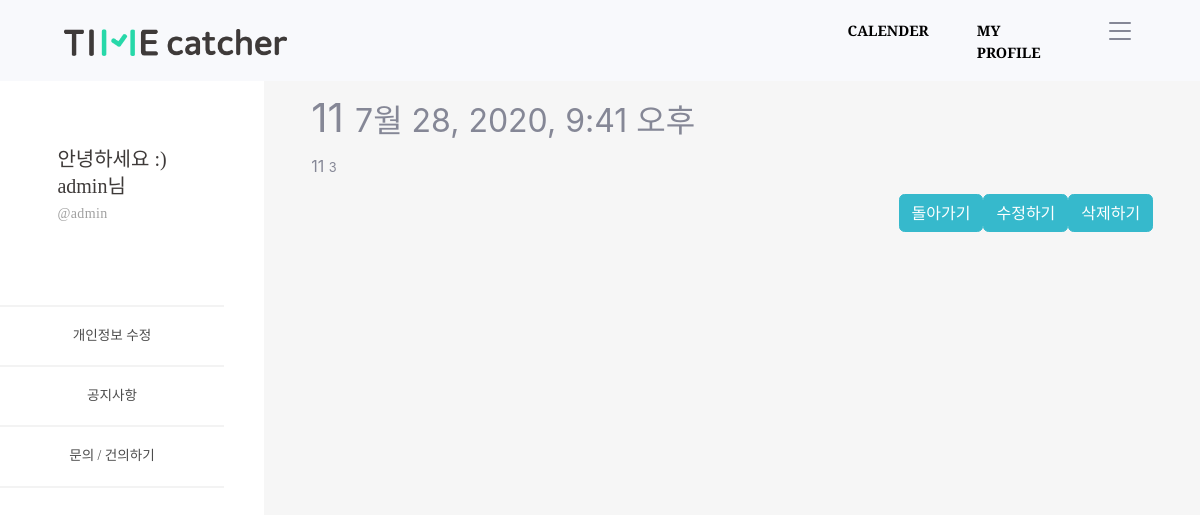
Screenshot of /timeApp/notices_detail/11 (signed in) with the database file from the repository.
### timeUser/models.py (models this page shows, shortened)
class Profile(models.Model):
    class Meta:
        verbose_name = 'Profile'
        verbose_name_plural = 'Profile'
    objects = models.Manager()
    user = models.OneToOneField(User, on_delete=models.CASCADE)
    nick = models.CharField(verbose_name='NickName', max_length=50, null=True, blank=True)
    birth_date = models.DateTimeField(null=True, blank=True)
    plan = models.IntegerField(default=0, null=True, blank=True)

### timeApp/models.py (models this page shows, shortened)
class Notices(models.Model):
    objects = models.Manager()
    n_user = models.ForeignKey(User, on_delete = models.CASCADE, null = True)
    n_title = models.CharField(max_length=100)
    n_body = models.TextField()
    n_hit = models.PositiveIntegerField(default=0)
    n_input_date = models.DateTimeField('date published', default=timezone.now)
    @property
    def update_counter(self):
        self.n_hit = self.n_hit + 1
        self.save()

### timeApp/views.py (the view)
# urls.py: path('notices_detail/<int:notice_id>', views.notices_detail, name='notices_detail'),
def notices_detail(request, notice_id):
    notices = get_object_or_404(Notices, pk=notice_id)
    conn_user = request.user
    conn_profile = Profile.objects.get(user=conn_user)
    context = {
        'id' : conn_user.username,
        'nick' : conn_profile.nick,
        'notices' : notices,
    }
    return render(request, 'notices_detail.html', context=context)

### timeApp/templates/notices_detail.html (shortened to what this page needs)
{% extends 'base_side.html' %}
{% load static %}
{% block content_side %}
<div id="content-wrapper" style="background-color: #f6f6f6;" class="d-flex justify-content-center">
  <div class="cantrion" style="margin-top: 10%; width: 90%;">
    <h1 class="card-title pricing-card-title">{{ notices.n_title }} <small
        class="text-muted">{{ notices.n_input_date }}</small></h1>
    <p>{{ notices.n_body }} <small class="text-muted">{{ notices.n_hit }}</small></p>
    <div class="d-flex justify-content-end">
      <a href="{% url 'notices' %}" class="btn btn-info">돌아가기</a>
      <a href="{% url 'notices_update' notices.id %}" class="btn btn-info">수정하기</a>
      <a href="{% url 'notices_delete' notices.id %}" class="btn btn-info">삭제하기</a>
    </div>
  </div>
</div>
{% endblock %}

### timeProject/templates/base_side.html
{% extends 'base.html' %}
{% load static %}
{% block content %}
<div id="wrapper">
  <ul class="navbar-nav sidebar sidebar-dark accordion" id="accordionSidebar">
    <li class="nav-item active d-flex justify-content-center" style="margin-top: 65%; margin-bottom: 35%;">
      <div class="text-left">
        <a
          style="font-family: SDGtNeobUni-gEb; font-size: 20px; font-weight: normal; font-stretch: normal; font-style: normal; line-height: 1.35; letter-spacing: normal; text-align: left; color: #3e3a39;">안녕하세요
          :)</a>
        <br>
        <a
          style="font-family: SDGtNeobUni-gEb; font-size: 20px; font-weight: normal; font-stretch: normal; font-style: normal; line-height: 1.35; letter-spacing: normal; text-align: left; color: #3e3a39;">{{ nick }}님</a>
        <br>
        <a
          style=" font-family: SDGtNeobUni-bLt; font-size: 14px; font-weight: normal; font-stretch: normal; font-style: normal; line-height: 1.93; letter-spacing: normal; text-align: left; color: #a0a0a0; letter-spacing: 0.38px;">@{{ nick }}</a>
      </div>
    </li>
    <a>
      <hr style="border: solid 1px #f3f3f3;" class="mb-0 mt-0"></a>
    <li class="nav-item active">
      <a class="nav-link" href="{% url 'profile_update' %}" style="font-family: SDGtNeobUni-bLt;
              font-size: 14px;
              font-weight: normal;
              font-stretch: normal;
              font-style: normal;
              line-height: 1.93;
              letter-spacing: normal;
              text-align: left;
              color: #4c4c4c;">
        <span class="d-flex align-items-center justify-content-center">개인정보 수정</span></a>
    </li>
    <a>
      <hr style="border: solid 1px #f3f3f3;" class="mb-0 mt-0"></a>
    <li class="nav-item active">
      <a class="nav-link" href="{% url 'notices' %}" style="font-family: SDGtNeobUni-bLt;
              font-size: 14px;
              font-weight: normal;
              font-stretch: normal;
              font-style: normal;
              line-height: 1.93;
              letter-spacing: normal;
              text-align: left;
              color: #4c4c4c;">
        <span class="d-flex align-items-center justify-content-center">공지사항</span></a>
    </li>
    <a>
      <hr style="border: solid 1px #f3f3f3;" class="mb-0 mt-0"></a>
    <li class="nav-item active">
      <a class="nav-link" href="{% url 'customer' %}" style="font-family: SDGtNeobUni-bLt;
              font-size: 14px;
              font-weight: normal;
              font-stretch: normal;
              font-style: normal;
              line-height: 1.93;
              letter-spacing: normal;
              text-align: left;
              color: #4c4c4c;">
        <span class="d-flex align-items-center justify-content-center">문의 / 건의하기</span></a>
    </li>
    <a>
      <hr style="border: solid 1px #f3f3f3;" class="mb-0 mt-0"></a>
  </ul>
  {% block content_side %}
  {% endblock %}
</div>
{% endblock %}

### rows the page displays
Profile: nick "admin"
Notices: n_title "11", n_input_date "7월 28, 2020, 9:41 오후", n_body "11", n_hit "3"
